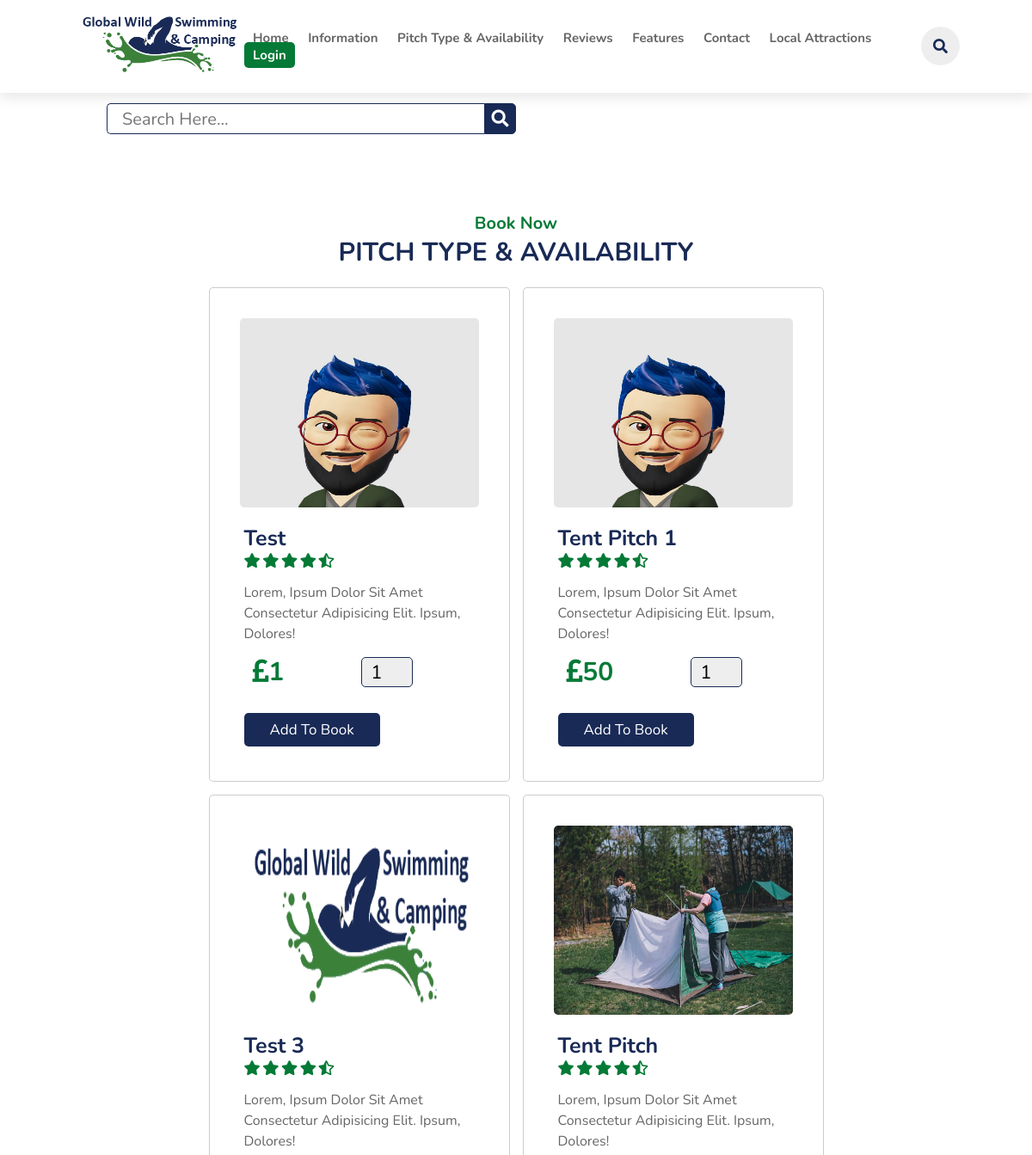
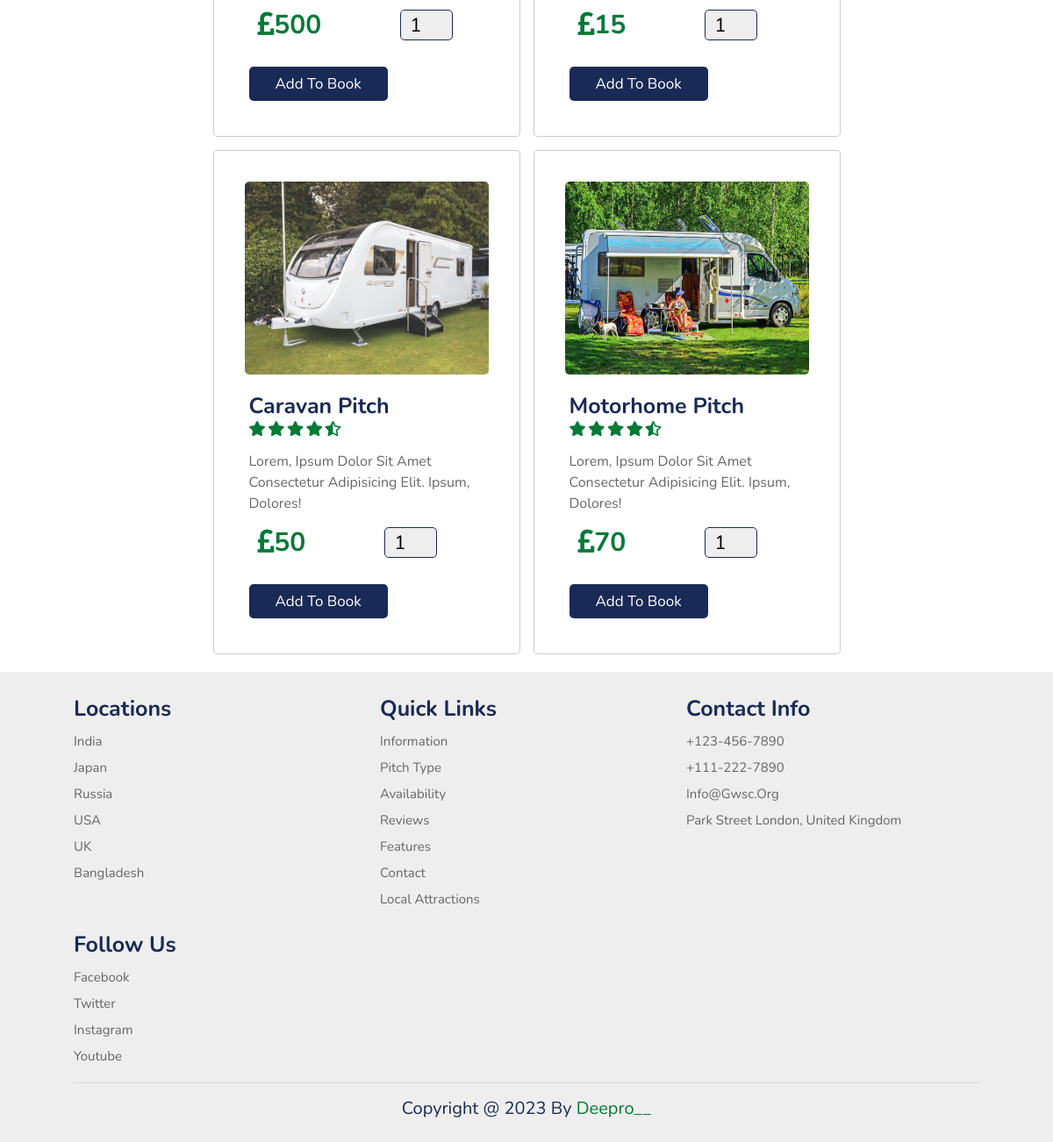
Page /pitch.php on the committed database (2 pictures, top to bottom).
### tables this page shows
CREATE TABLE `pitch` (
  `id` varchar(20) NOT NULL,
  `name` varchar(50) NOT NULL,
  `price` varchar(10) NOT NULL,
  `image` varchar(50) NOT NULL
);

### pitch.php (the view, shortened to what this page needs)
<?php
include 'components/config.php';
?>
<!DOCTYPE html>
<html lang="en">
<head>
    <link rel="stylesheet" href="https://cdn.jsdelivr.net/npm/swiper@8/swiper-bundle.min.css" />
    <link rel="stylesheet" href="https://cdnjs.cloudflare.com/ajax/libs/font-awesome/5.15.3/css/all.min.css" />
    <link rel="stylesheet" href="css/style.css">
</head>
<body>
    <?php include 'components/header.php'; ?>
    <section>
        <form method="post" action="" class="p-search">
            <input type="text" name="search_box" placeholder="search here..." class="box">
            <button type="submit" name="search_btn" class="fas fa-search searchButton"></button>
        </form>
    </section>
    <section>
    </section>
    <section id="availability">
        <div class="availability">
            <h3 class="sub-heading">Book Now</h3>
            <h1 class="heading">Pitch Type & Availability</h1>
            <div class="box-container">
                <?php
                $select_pitch = $conn->prepare("SELECT * FROM `pitch`");
                $select_pitch->execute();
                if ($select_pitch->rowCount() > 0) {
                    while ($fetch_prodcut = $select_pitch->fetch(PDO::FETCH_ASSOC)) {
                ?>
                        <form action="" method="POST" class="box">
                            <img src="uploaded_files_pitch/<?= $fetch_prodcut['image']; ?>" class="image" alt="">
                            <div class="contect">
                                <h3><?= $fetch_prodcut['name'] ?></h3>
                                <div class="stars">
                                    <i class="fas fa-star"></i>
                                    <i class="fas fa-star"></i>
                                    <i class="fas fa-star"></i>
                                    <i class="fas fa-star"></i>
                                    <i class="fas fa-star-half-alt"></i>
                                </div>
                                <p>Lorem, ipsum dolor sit amet consectetur adipisicing elit. Ipsum, dolores!</p>
                                <div class="flex-box">
                                    <p class="price"><i class="fas fa-pound-sign"></i><?= $fetch_prodcut['price'] ?></p>
                                    <input type="number" name="qty" required min="1" value="1" max="99" maxlength="2" class="qty">
                                </div>
                                <input type="submit" name="add_to_booking" value="add to Book" class="btn">
                            </div>
                        </form>
                <?php
                    }
                } else {
                    echo '<p class="empty">no pitch found!</p>';
                }
                ?>
            </div>
        </div>
    </section>
    <?php include 'components/footer.php'; ?>
</body>
</html>

### css/style.css (style rules this page uses)
:root { --green: #047a36; --black: #192a56; --red: #eb4d4b; --orange: #f39c12; --light-color: #666; --gray-color: #c9c6c6; --box-shadow: 0 .5rem 1.5rem rgba(0, 0, 0, .1); --green-gradient: rgb(6, 129, 57); --white: #fff; --border: .1rem solid rgba(0, 0, 0, .2); }
* { font-family: 'Nunito', sans-serif; margin: 0; padding: 0; box-sizing: border-box; text-decoration: none; outline: none; border: none; text-transform: capitalize; transition: all .2s linear; }
html { font-size: 62.5%; overflow-x: hidden; scroll-padding-top: 5.5rem; scroll-behavior: smooth; }
section { padding: 2rem 7%; }
.sub-heading { text-align: center; color: var(--green); font-size: 2rem; padding-top: 1rem; }
.heading { text-align: center; color: var(--black); font-size: 3rem; padding-bottom: 2rem; text-transform: uppercase; }
.btn { margin-top: 1rem; display: inline-block; font-size: 1.7rem; color: #fff; background: var(--black); border-radius: .5rem; cursor: pointer; padding: .8rem 3rem; }
section .p-search { padding-top: 10rem; width: 50%; position: relative; display: flex; justify-content: right; padding-left: 4rem; }
section .p-search input { width: 100%; border: 0.1rem solid var(--black); border-right: none; padding: 1.7rem; height: 20px; border-radius: 5px 0 0 5px; outline: none; color: var(--light-color); font-size: 2rem; }
section .searchButton { width: 40px; height: 36px; border: 1px solid var(--black); background: var(--black); text-align: center; color: #fff; border-radius: 0 5px 5px 0; cursor: pointer; font-size: 20px; }
.availability .box-container { display: grid; grid-template-columns: repeat(auto-fit, 35rem); align-items: flex-start; justify-content: center; gap: 1.5rem; }
.availability .box-container .box { border: var(--border); box-shadow: var(--box-shodow); background-color: var(--white); padding: 2rem; border-radius: 0.5rem; }
.availability .box-container .box .image { height: 25rem; width: 100%; padding: 1.5rem; overflow: hidden; position: relative; border-radius: 2rem; }
.availability .box-container .box .contect { padding: 2rem; padding-top: 0; }
.availability .box-container .box .contect .stars { padding-bottom: 1rem; }
.availability .box-container .box .contect .stars i { font-size: 1.7rem; color: var(--green); }
.availability .box-container .box .contect h3 { color: var(--black); font-size: 2.5rem; }
.availability .box-container .box .contect p { color: var(--light-color); font-size: 1.6rem; padding: .5rem 0; line-height: 1.5; }
.availability .box-container .box .contect .price { color: var(--green); margin-left: 1rem; font-size: 3rem; padding-right: 8rem; font-weight: bold; }
.availability .box-container .box .contect .flex-box { padding-bottom: 1rem; display: flex; gap: 1rem; align-items: center; }
.availability .box-container .box .contect .flex-box input { padding-left: 1rem; font-size: 2.2rem; border: 0.1rem solid var(--black); border-radius: 0.5rem; margin: 0; height: 3.5rem; width: 6rem; background: #eee; }

### rows in the picture
pitch: image (picture), name "Test", price "1"
pitch: image (picture), name "Tent Pitch 1", price "50"
pitch: image (picture), name "Test 3", price "500"
pitch: image (picture), name "Tent Pitch", price "15"
pitch: image (picture), name "Caravan Pitch", price "50"
pitch: image (picture), name "Motorhome Pitch", price "70"
